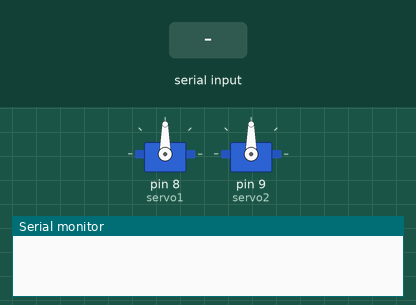
This sketch was run on a simulated Arduino Uno, built with avr-gcc and run on an emulated ATmega328P. Shown: 2 × servo, the last lines printed to the serial monitor. The test bench sets the inputs (shaded band).

Above: at 1.2 s.
1.3 s: "1" received over Serial
At 1.8 s:
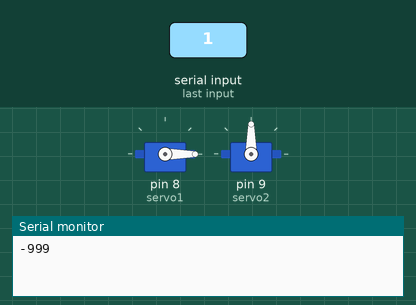
2.8 s: "2" received over Serial
At 4.1 s:
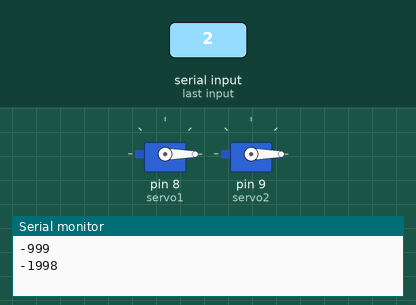
Timing chart, 0 to 5.8 s (numbered marks = the images above; inputs shaded):
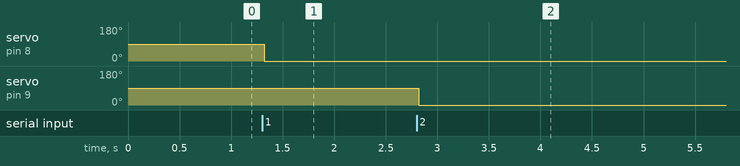

Measured:
- after the input at 1.3 s, servo on pin 8 (servo1): 90° → 0° at once
- after the input at 2.8 s, servo on pin 9 (servo2): 90° → 0° at once

The sketch:

arduino.ino
```cpp
#include <Servo.h>
Servo servo1;
Servo servo2;
String income="";
void setup() {
  Serial.begin(9600); //Baudrate을 9600으로 시리얼 통신.
  servo1.attach(8);
  servo2.attach(9);
}

void loop() {
  while(Serial.available()){    //시리얼에 읽을 값이 있으면
    income += (char)Serial.read();  //income안에 해당 내용 저장
    delay(20);
  }
  if(income != 0){  //income에 내용이 있으면
    if(income[0]=='1'){
      Serial.println(atoi(income.c_str())-1000);
       servo1.write(atoi(income.c_str())-1000);
    }
    if(income[0]=='2'){
      Serial.println(atoi(income.c_str())-2000);
       servo2.write(atoi(income.c_str())-2000);
    }
    income = "";  //전송한 income내용 초기화
  }
}
```
